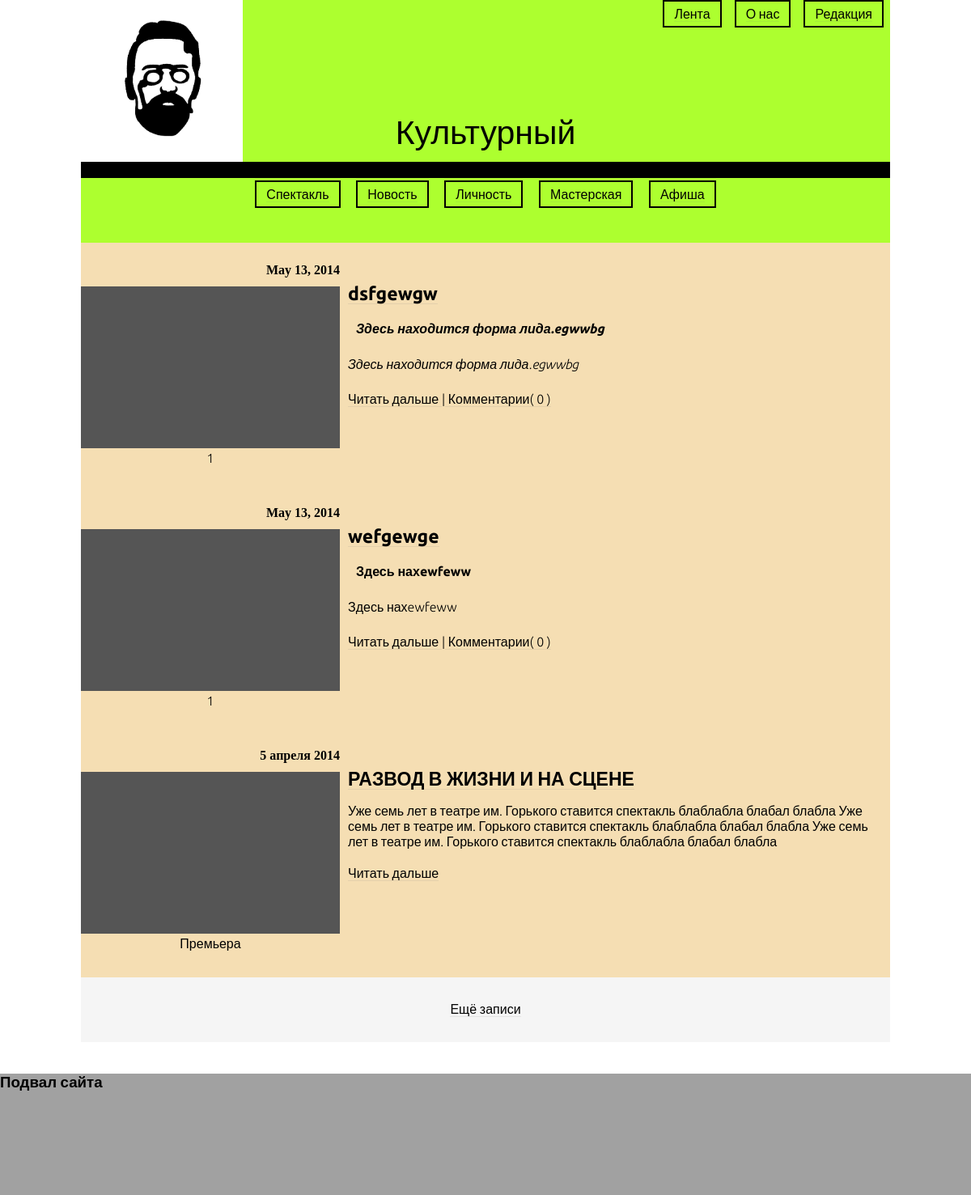
The app's page /, older data.
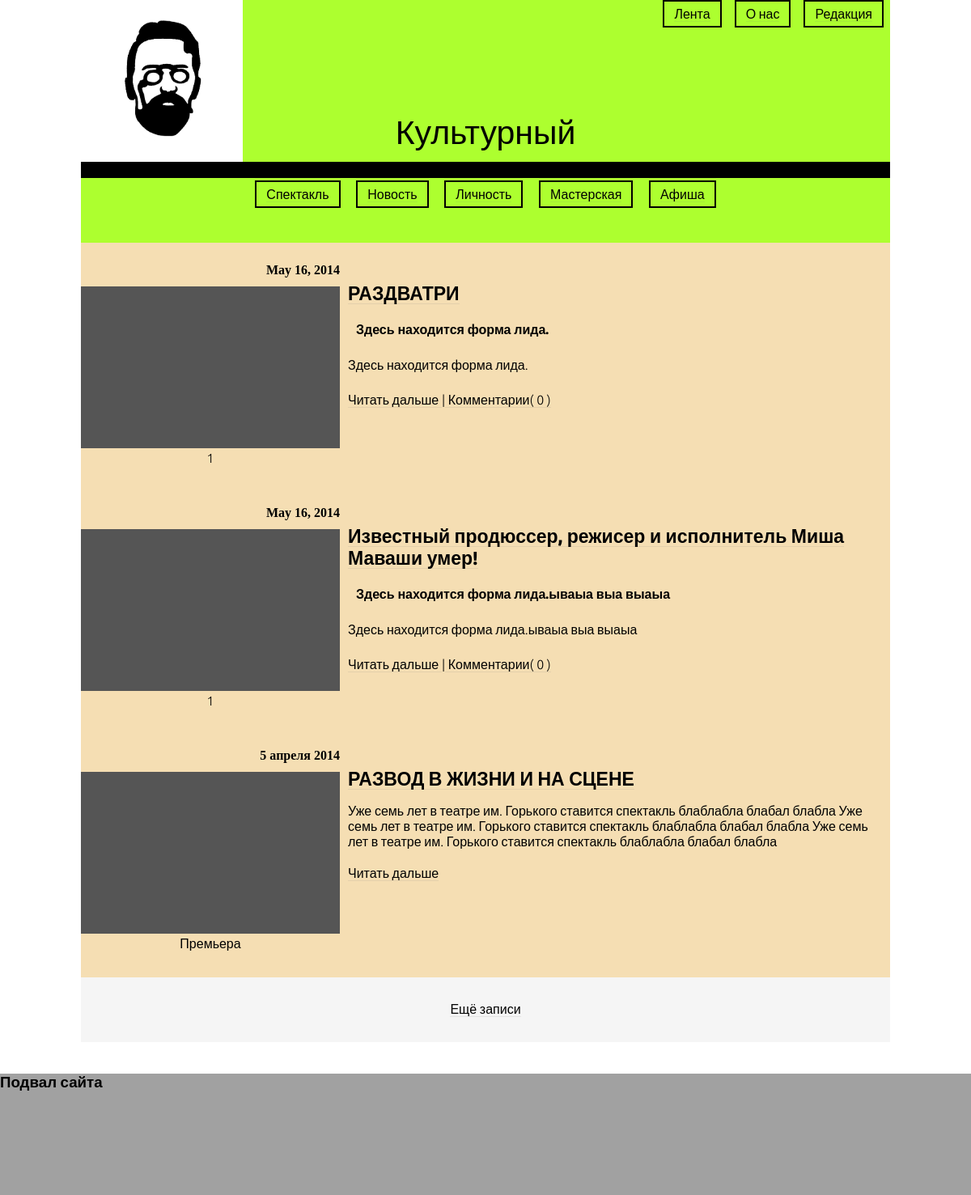
The same page, newer data.
### blog_app/models.py (models this page shows)
class New(models.Model):
    date = models.DateField(auto_now=True)
    pic_url = models.CharField(max_length=100)
    new_type = models.PositiveIntegerField()
    name = models.TextField()
    lid = models.TextField()
    html = models.TextField()
    cviews = models.PositiveIntegerField( default=0 )
    ccomments = models.PositiveIntegerField( default=0 )
    authors = models.TextField()

### blog_app/views.py (the view)
# urls.py: url(r'^$', lenta),
def lenta(request):
	a = get_records(10, 1, 0)
	print(a)
	html_code = ""
	rcds = New.objects.all()[:10]
	for i in rcds:
		record = {
			'id': i.id,
			'date': i.date,
			'type': i.new_type,
			'title': i.name,
			'info': i.lid,
			'lid': i.lid,
			'views': i.cviews,
			'comments': i.ccomments,
		}
		html_code += render_to_string('pages/item_li.html', record)
	dictionary = {'stuff': html_code}
	return render(request, 'pages/lenta.html', dictionary)

### blog_app/models.py (called while the page is built)
def get_records(n, mask, next):
    objects = New.objects.all()
    if(mask == 0):
        return objects[ n * next : n * next + n ]
    i = n * next;
    j = 0
    selected_objects = []
    while(n + 10 and i < len(objects)):
        if(objects[i].new_type == mask):
            selected_objects.append(objects[i])
            j += 1
        i += 1
    return selected_objects

### templates/pages/item_li.html
<li>
        <div class="item">
            <div class="item_pic">
                <div class="item_date">
                    {{ date }}
                </div>
                <div class="item_photo">
                </div>
                <div class="item_type">
                    {{ type }}
                </div>
            </div>
            <div class="item_info">
                <div class="item_header">
                        <a href="/item/{{ id }}" class=title_link>{{ title }}</a>
                </div>
                <div class="item_information">{{ info|safe }}</div>
                <div class="item_lid">{{ lid|safe }}</div>
                <div class="item_read">
                    <a href="/item/{{ id }}">Читать дальше </a>|<a href="/item/{{ id }}"> Комментарии( {{ comments }} )</a>
                </div>
            </div>
</div>
</li>

### templates/pages/lenta.html
{% include 'blog_app/header.html' %}
    <div id="source">
    <ul id="main_container">
    {{ stuff|safe }}
        <li>
        <div class="item">
            <div class="item_pic">
                <div class="item_date">
                    5 апреля 2014
                </div>
                <div class="item_photo">
                </div>
                <div class="item_type">
                    Премьера
                </div>
            </div>
            <div class="item_info">
                <div class="item_header">
                        <a href="/item/23" class=title_link>РАЗВОД В ЖИЗНИ И НА СЦЕНЕ</a>
                </div>
                <div class="item_lid">
                    Уже семь лет в театре им. Горького ставится спектакль блаблабла блабал блабла
                    Уже семь лет в театре им. Горького ставится спектакль блаблабла блабал блабла
                    Уже семь лет в театре им. Горького ставится спектакль блаблабла блабал блабла
                </div>
                <div class="item_read">
                    <a href="/item/{{ id }}">Читать дальше</a>
                </div>
            </div>
        </div></li>
        </ul>
    </div>
<div id="more">
    <span><a href="">Ещё записи</a></span>
</div>
{% include 'blog_app/footer.html' %}

### templates/blog_app/header.html (shortened to what this page needs)
<!DOCTYPE HTML>
{% load static %}
<html>
    <head>
        <link rel="stylesheet" type="text/css" href="{% static "css/header.css" %}">
        <link rel="stylesheet" type="text/css" href="{% static "css/main_style.css" %}">
        <link rel="stylesheet" type="text/css" href="{% static "css/footer.css" %}">
        <link rel="stylesheet" type="text/css" href="{% static "css/item_page.css" %}">
    </head>
<body>
    <div id="stuff">
       <div id = "header">
            <div id="top_header">
                <div id="header_pic"><img src="{% static "pics/CHEKHOV.jpg" %}"/></div>
                <div id="nav_div">
                    <nav id="main-nav"><ul><li><a href="/feed/">Лента</a></li><li><a href="/about/">О нас</a></li><li><a href="/redaction/">Редакция</a></li></ul>
                    </nav>
            </div>
                <span>Культурный</span>
            </div>
            <div id="bot_header">
                <div id="wrapper"></div>
                <div id="div_filter">
                <nav id="nav">
                    <ul>
                        <li>
                            <a href="index.html">Спектакль</a>
                        </li>
                        <li><a href="#">Новость</a></li>
                        <li>
                            <a href="#">Личность</a>
                        </li>
                        <li><a href="">Мастерская</a></li>
                        <li><a href="">Афиша</a></li>
                    </ul>
                    </nav>
                </div>
            </div>
       </div>

### templates/blog_app/footer.html (shortened to what this page needs)
</div>
<div id="substrate-footer"></div>
<div id="footer">
<h3>Подвал сайта</h3>
		</div>
	</body>
</html>

### static/css/header.css (style rules this page uses)
a { color: inherit; border-bottom: solid 1px rgba(128,128,128,0.15); text-decoration: none; -moz-transition: background-color 0.35s ease-in-out, color 0.35s ease-in-out, border-bottom-color 0.35s ease-in-out; -webkit-transition: background-color 0.35s ease-in-out, color 0.35s ease-in-out, border-bottom-color 0.35s ease-in-out; -o-transition: background-color 0.35s ease-in-out, color 0.35s ease-in-out, border-bottom-color 0.35s ease-in-out; -ms-transition: background-color 0.35s ease-in-out, color 0.35s ease-in-out, border-bottom-color 0.35s ease-in-out; transition: background-color 0.35s ease-in-out, color 0.35s ease-in-out, border-bottom-color 0.35s ease-in-out; }
html, body { width:100%; min-height: 100%; font-family: 'Ubuntu', sans-serif; font-size: 12pt; font-weight: 300; }
body { left:0; margin: 0; }
#header { width: inherit; display: inline-block; height: 300px; background-color: greenyellow; }
#header nav { float: right; width: inherit; }
#header_pic { position: absolute; width: 200px; height: 200px; background-color: plum; }
#header_pic img { width:inherit; height: inherit; }
#top_header, #bot_header { width:inherit; display: block; text-align: center; }
#top_header > span { margin-top: 140px; position: absolute; width: inherit; font-size: 41px; }
#top_header { height: 200px; }
#bot_header { height:100px; }
#stuff { width: 1000px; background-color: wheat; margin: 0 auto; }
#wrapper { display: inline-block; background-color: black; width: inherit; margin-top:0; height: 20px; }
#nav_div, #div_filter { width: inherit; margin: 0 auto; text-align: center; }
#main-nav ul { list-style: none; margin: 0; padding: 0; }
#main-nav ul li { display: inline-block; margin: 0 0.5em 0 0.5em; padding: 0.35em 0.75em 0.35em 0.75em; border-radius: 0; }
#nav ul { list-style: none; margin: 0; padding: 0; }
#nav ul li { display: inline-block; margin: 0 0.5em 0 0.5em; padding: 0.35em 0.75em 0.35em 0.75em; border-radius: 0; }
#main-nav { text-align: right; }
#nav { text-align: center; }
nav > ul > li { border: solid 2px black; border-radius: 0; }
#source { width: inherit; display: inline-block; min-height: 600px; }

### static/css/main_style.css (style rules this page uses)
#main_container { list-style-type: none; margin: 0; padding: 0; margin-bottom: 8px; }
.item { margin-top: 20px; min-height: 250px; padding-top: 5px; }
.item_pic { height: inherit; display: inline-block; float:left; text-align: center; position: absolute; }
.item_info { padding-top: 25px; padding-left: 330px; display: inline-block; min-height: 250px; width: inherit; }
.item_photo { display: inline-block; width: 320px; height:200px; background-color: #555555; }
.item_date { font-family: times new roman, fantasy; font-weight: bold; height: 21px; padding-bottom: 8px; width: inherit; text-align: right; }
.item_header { font-size: 23px; font-weight: 700; }
.item_read { width: inherit; margin-top: 20px; text-align: left; }
.item_lid { margin-top: 16px; }
.item_information { padding-top: 16px; padding-left: 10px; width: inherit; font-weight: bold; }

### static/css/footer.css (style rules this page uses)
#more { width: inherit; height: 80px; text-align: center; background-color: whitesmoke; display: inline-block; }
#more span { margin: 30px auto 0; opacity: 1; display: inline-block; }
#substrate-footer { height:150px; margin:20px 0 0 }
#footer { background-color: rgba(0, 0, 0, 0.37); height:150px; margin:-150px auto 0; width: inherit; }

### static/css/item_page.css (style rules this page uses)
p { line-height: 28px; margin: 0 0 15px; }

Row changes from the older to the newer data that the page shows:
changed New: date "May 13, 2014" → "May 16, 2014"; name "dsfgewgw" → "РАЗДВАТРИ"; lid "Здесь находится форма лида.egwwbg" → "Здесь находится форма лида."
changed New: date "May 13, 2014" → "May 16, 2014"; name "wefgewge" → "Известный продюссер, режисер и исполнитель Миша Маваши умер!"; lid "Здесь нахewfeww" → "Здесь находится форма лида.ываыа выа выаыа"
